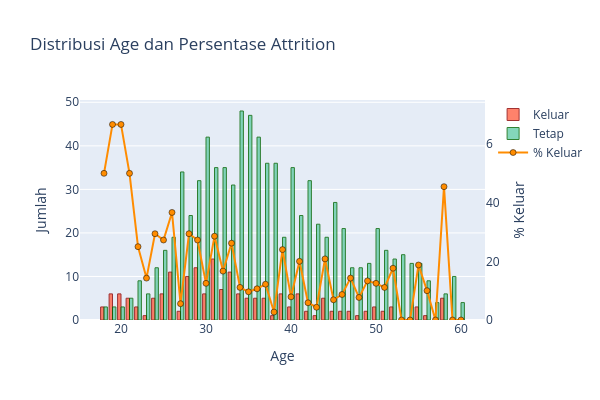

This figure's notebook cell:
### Code cell
visualisasi_attrisi('Age', False)

### Figure 1 — Plotly figure (JSON) as saved in the notebook; plotly's stock layout.template omitted (floating-point values rounded to 4 significant figures)
{"data": [{"marker": {"color": "tomato", "line": {"color": "darkred", "width": 1}}, "name": "Keluar", "opacity": 0.8, "type": "bar", "x": [31, 29, 33, 26, 28, 32, 34, 19, 41, 25, 30, 20, 39, 58, 35, 44, 36, 37, 21, 24, 22, 40, 55, 50, 52, 18, 51, 49, 46, 45, 47, 27, 42, 43, 23, 38, 56, 48], "y": [14, 12, 11, 11, 10, 7, 6, 6, 6, 6, 6, 6, 6, 5, 5, 5, 5, 5, 5, 5, 3, 3, 3, 3, 3, 3, 2, 2, 2, 2, 2, 2, 2, 1, 1, 1, 1, 1]}, {"marker": {"color": "mediumaquamarine", "line": {"color": "darkgreen", "width": 1}}, "name": "Tetap", "opacity": 0.8, "type": "bar", "x": [34, 35, 30, 36, 37, 38, 32, 31, 40, 27, 29, 42, 33, 45, 28, 41, 43, 50, 46, 44, 39, 26, 51, 25, 53, 52, 54, 49, 55, 48, 47, 24, 59, 22, 56, 23, 58, 21, 57, 60, 18, 19, 20], "y": [48, 47, 42, 42, 36, 36, 35, 35, 35, 34, 32, 32, 31, 27, 24, 24, 22, 21, 21, 19, 19, 19, 16, 16, 15, 14, 13, 13, 13, 12, 12, 12, 10, 9, 9, 6, 6, 5, 4, 4, 3, 3, 3]}, {"marker": {"color": "darkorange", "line": {"color": "black", "width": 0.5}}, "mode": "lines+markers", "name": "% Keluar", "type": "scatter", "x": [18, 19, 20, 21, 22, 23, 24, 25, 26, 27, 28, 29, 30, 31, 32, 33, 34, 35, 36, 37, 38, 39, 40, 41, 42, 43, 44, 45, 46, 47, 48, 49, 50, 51, 52, 53, 54, 55, 56, 57, 58, 59, 60], "y": [50.0, 66.67, 66.67, 50.0, 25.0, 14.29, 29.41, 27.27, 36.67, 5.556, 29.41, 27.27, 12.5, 28.57, 16.67, 26.19, 11.11, 9.615, 10.64, 12.2, 2.703, 24.0, 7.895, 20.0, 5.882, 4.348, 20.83, 6.897, 8.696, 14.29, 7.692, 13.33, 12.5, 11.11, 17.65, 0.0, 0.0, 18.75, 10.0, 0.0, 45.45, 0.0, 0.0], "yaxis": "y2"}], "layout": {"barmode": "group", "height": 400, "title": {"text": "Distribusi Age dan Persentase Attrition"}, "width": 600, "xaxis": {"title": {"text": "Age"}}, "yaxis": {"title": {"text": "Jumlah"}}, "yaxis2": {"overlaying": "y", "range": [0, 75], "showgrid": false, "side": "right", "title": {"text": "% Keluar"}, "zeroline": false}}}
